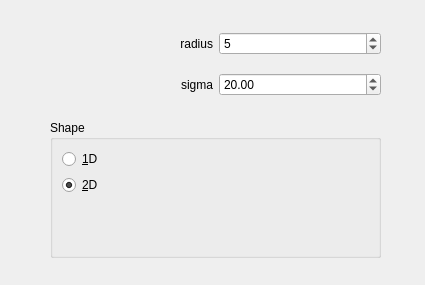
<?xml version="1.0" encoding="utf-8"?>
<ui version="4.0">
 <author>
    SPDX-FileCopyrightText: none
    SPDX-License-Identifier: GPL-3.0-or-later
  </author>
 <class>WdgHairyShapeOptions</class>
 <widget class="QWidget" name="WdgHairyShapeOptions">
  <property name="geometry">
   <rect>
    <x>0</x>
    <y>0</y>
    <width>425</width>
    <height>285</height>
   </rect>
  </property>
  <property name="sizePolicy">
   <sizepolicy hsizetype="Minimum" vsizetype="Minimum">
    <horstretch>0</horstretch>
    <verstretch>0</verstretch>
   </sizepolicy>
  </property>
  <property name="minimumSize">
   <size>
    <width>425</width>
    <height>285</height>
   </size>
  </property>
  <widget class="QWidget" name="layoutWidget">
   <property name="geometry">
    <rect>
     <x>50</x>
     <y>20</y>
     <width>331</width>
     <height>89</height>
    </rect>
   </property>
   <layout class="QGridLayout" name="gridLayout">
    <item column="0" row="0">
     <widget class="QLabel" name="radiusLabel">
      <property name="text">
       <string>radius</string>
      </property>
      <property name="alignment">
       <set>Qt::AlignRight|Qt::AlignTrailing|Qt::AlignVCenter</set>
      </property>
     </widget>
    </item>
    <item column="1" row="0">
     <widget class="KisIntParseSpinBox" name="radiusSpinBox">
      <property name="value">
       <number>5</number>
      </property>
     </widget>
    </item>
    <item column="0" row="1">
     <widget class="QLabel" name="sigmaLabel">
      <property name="text">
       <string>sigma</string>
      </property>
      <property name="alignment">
       <set>Qt::AlignRight|Qt::AlignTrailing|Qt::AlignVCenter</set>
      </property>
     </widget>
    </item>
    <item column="1" row="1">
     <widget class="KisDoubleParseSpinBox" name="sigmaSpinBox">
      <property name="value">
       <double>20.000000000000000</double>
      </property>
     </widget>
    </item>
   </layout>
  </widget>
  <widget class="QWidget" name="layoutWidget2">
   <property name="geometry">
    <rect>
     <x>50</x>
     <y>120</y>
     <width>331</width>
     <height>138</height>
    </rect>
   </property>
   <layout class="QGridLayout" name="gridLayout_2">
    <item column="0" row="0">
     <widget class="QGroupBox" name="shapeGroup">
      <property name="title">
       <string>Shape</string>
      </property>
      <layout class="QGridLayout" name="gridLayout_5">
       <item column="0" row="0">
        <widget class="QRadioButton" name="oneDimBrushBtn">
         <property name="text">
          <string>&amp;1D</string>
         </property>
         <property name="checked">
          <bool>false</bool>
         </property>
        </widget>
       </item>
       <item column="0" row="1">
        <widget class="QRadioButton" name="twoDimBrushBtn">
         <property name="text">
          <string>&amp;2D</string>
         </property>
         <property name="checked">
          <bool>true</bool>
         </property>
        </widget>
       </item>
       <item column="0" row="2">
        <spacer name="verticalSpacer_2">
         <property name="orientation">
          <enum>Qt::Vertical</enum>
         </property>
         <property name="sizeHint" stdset="0">
          <size>
           <width>20</width>
           <height>40</height>
          </size>
         </property>
        </spacer>
       </item>
      </layout>
     </widget>
    </item>
   </layout>
  </widget>
 </widget>
 <customwidgets>
  <customwidget>
   <class>KisIntParseSpinBox</class>
   <extends>QSpinBox</extends>
   <header>kis_int_parse_spin_box.h</header>
  </customwidget>
  <customwidget>
   <class>KisDoubleParseSpinBox</class>
   <extends>QDoubleSpinBox</extends>
   <header>kis_double_parse_spin_box.h</header>
  </customwidget>
 </customwidgets>
 <resources/>
 <connections/>
</ui>
